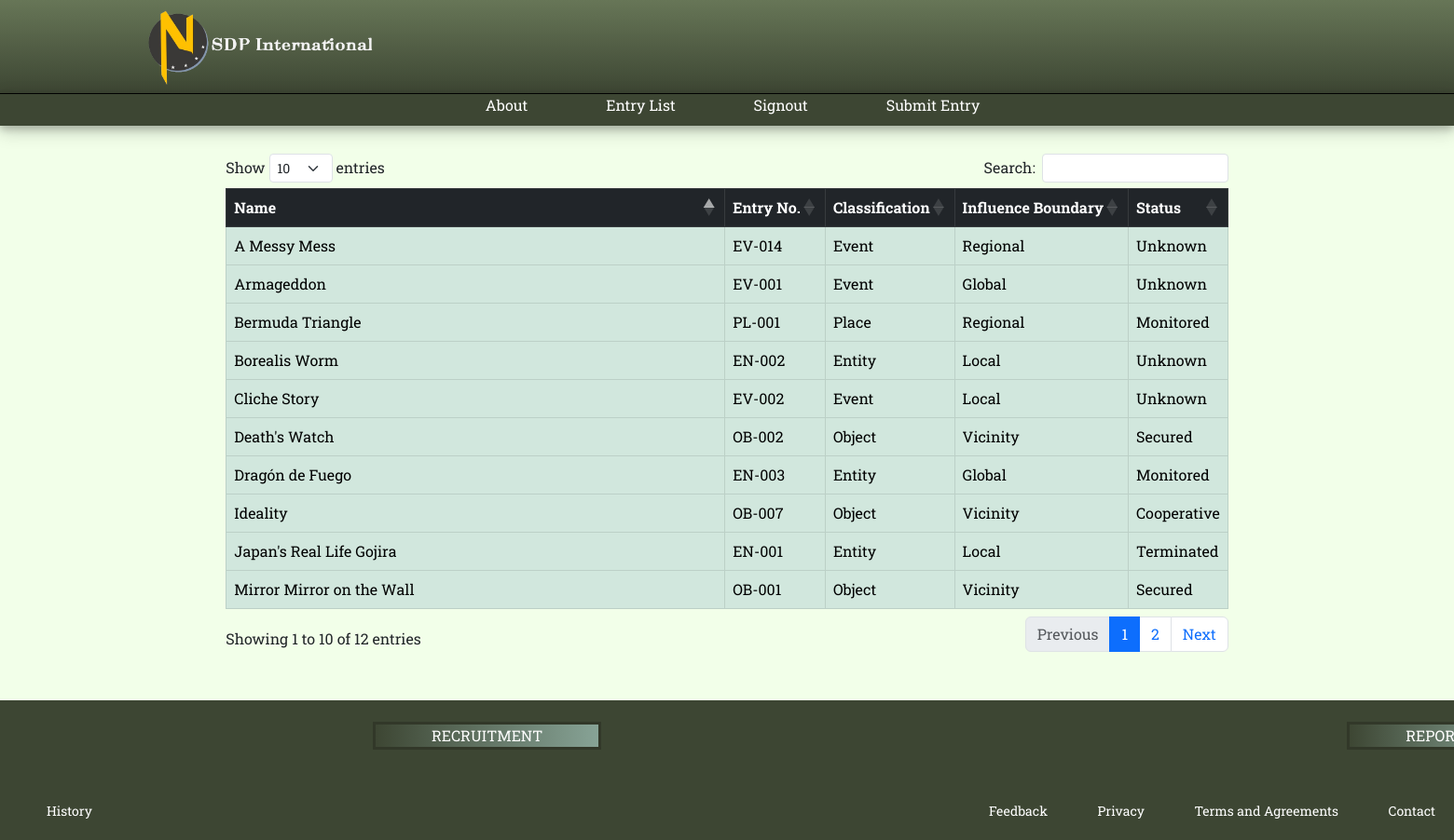
Screenshot of /entryList.php (signed in) with the database file from the repository.
### tables this page shows
CREATE TABLE `entrysubdb` (
  `id` int(11) NOT NULL,
  `name` varchar(255) NOT NULL,
  `location` varchar(255) NOT NULL,
  `title` varchar(255) NOT NULL,
  `report` mediumtext NOT NULL,
  `type` enum('Object','Entity','Event','Place') NOT NULL,
  `threat` enum('Vicinity','Local','Regional','Continental','Global') NOT NULL,
  `status` enum('Unknown','Secured','Cooperative','Terminated','Monitored') NOT NULL,
  `image` text NOT NULL,
  `entryName` varchar(255) NOT NULL
);

### entryList.php (the view, shortened to what this page needs)
<?php
    $conn = mysqli_connect(DB_SERVER, DB_USERNAME, DB_PASSWORD, DB_NAME);
    $query = "SELECT * FROM `entrysubdb`";
    $result = mysqli_query($conn, $query);
?>
<!DOCTYPE html>
<html lang="en">
<head>
    <link rel="stylesheet" href="css/bootstrap.css">
    <link rel="stylesheet" href="https://cdnjs.cloudflare.com/ajax/libs/twitter-bootstrap/5.3.0/css/bootstrap.min.css">
    <link rel="stylesheet" href="https://cdn.datatables.net/1.13.7/css/dataTables.bootstrap5.min.css">
    <link rel="stylesheet" href="base.css">
    <link rel="stylesheet" href="layouts.css">
    <link rel="stylesheet" href="modules.css">
</head>
<body>
    <header>
        <div class="header-border">
            <div class="logo-img">
                <a href="index.php">
                    <img src="images/headerlogo.png" alt="Logo" width="75px">
                </a>
            </div>
        </div>
    </header>
   <header class="header-bottomshape">
        <nav>
            <ul>
                <li>
                    <a href="aboutUs.php">About</a>
                    <a href="entryList.php">Entry List</a>
                    <?php if(isset($_SESSION['loggedon'])) : ?>
                        <a href="database/logout.php" >Signout</a>
                        <a href="entrySubmission.php">Submit Entry</a>
                    <?php endif ?>
                </li>
            </ul>
        </nav>
    </header>
    <main class="main-entryList">
        <div class="modal fade" id="modal-feedback" tabindex="-1" aria-labelledby="exampleModalLabel" aria-hidden="true">
        </div>
        <table id="example" class="table table-hover table-bordered table-success masterlist" style="width:100%">
            <thead>
                <tr class="table-dark">
                    <th>Name</th>
                    <th>Entry No.</th>
                    <th>Classification</th>
                    <th>Influence Boundary</th>
                    <th>Status</th>
                </tr>
            </thead>
            <tbody>
                <tr>
                    <?php while($row = mysqli_fetch_array($result)):; ?>
                    <td><a href="entryTemplate.php?id=<?php echo $row['id'];?>" class="link-list"> <?php echo $row[3];?> </a> </td>
                    <td><?php echo $row[9];?></td>
                    <td><?php echo $row[5];?></td>
                    <td><?php echo $row[6];?></td>
                    <td><?php echo $row[7];?></td>
                </tr>
                    <?php endwhile;?>
            </tbody>
        </table>
    </main>
    <footer>
        <div class="footer-top">
            <a href="recruitment.php" class="btn btn-info link" role="button">RECRUITMENT</a>
            <a href="#" class="btn btn-info link" role="button" data-bs-toggle="modal" data-bs-target="#modal-report">REPORT</a>
        </div>
        <div class="footer-bottom-left">
            <a href="history.php">History</a>
        </div>
        <div class="footer-bottom">
            <a href="#" data-bs-toggle="modal" data-bs-target="#modal-feedback">Feedback</a>
            <a href="privacy.php">Privacy</a>
            <a href="termsAndAgreements.php">Terms and Agreements</a>
            <a href="contactUs.php">Contact</a>
        </div>
    </footer>
</body>
</html>

### base.css (style rules this page uses)
* { margin: 0; padding: 0; box-sizing: border-box; }
body { background-color: #F2FFE9; font-family: 'Roboto Slab',system-ui, -apple-system, BlinkMacSystemFont, 'Segoe UI', Roboto, Oxygen, Ubuntu, Cantarell, 'Open Sans', 'Helvetica Neue', sans-serif; }

### layouts.css (style rules this page uses)
header { height: 100px; background: rgb(103,118,87); background: linear-gradient( rgba(103,118,87,1) 0%, rgba(61,70,51,1) 100%); display: flex; justify-content: space-around; align-items: center; flex-wrap: wrap; border: black; }
.header-border { width: 100%; display: flex; justify-content: space-evenly; align-self: center; flex-wrap: wrap; }
.logo-img { display: flex; justify-content: left; margin-right: auto; margin-left: 10%; }
.logo-img a { width: 100px; justify-content: left; }
.logo-img a img { width: 250px; justify-content: left; }
header nav ul { display: flex; list-style-type: none; }
header nav ul a { text-decoration: none; color: white; margin-right: 20px; font-size: 15px; }
.header-bottomshape { background: #3D4633; height: 35px; border-top: black solid 1px; display: flex; align-items: center; margin-bottom: 30px; box-shadow: 0 4px 8px 0 rgba(0, 0, 0, 0.2), 0 6px 20px 0 rgba(0, 0, 0, 0.19); }
.header-bottomshape li a { font-size: 16px; padding: 5px 30px 5px 30px; }
footer { margin-top: 50px; height: 150px; width: 100%; background-color: #3D4633; display: flex; justify-content: flex-end; align-items: center; flex-wrap: wrap; border: black; position: absolute; }
.link { border: rgb(50, 56, 41) solid; border-radius: 0; height: 30px; padding: 0 60px; margin-top: 10px; margin-right: 400px; margin-left: 400px; color: white; background: rgb(61,70,51); background: linear-gradient(90deg, rgba(61,70,51,1) 0%, rgba(135,163,150,1) 100%); }
footer a { color: white; margin-left: 50px; text-decoration: none; }
.footer-top { display: flex; justify-content: space-evenly; font-family: 'Roboto Slab'; margin-top: 10px; width: 100%; height: 40px; width: 100%; }
.footer-bottom-left { font-size: 14px; margin: 0; text-align: left; padding-right: 20px; padding-top: 50px; width: 50%; height: 90px; font-family: 'Roboto Slab'; }
.footer-bottom { font-size: 14px; margin: 0; text-align: right; padding-right: 20px; padding-top: 50px; width: 50%; height: 90px; font-family: 'Roboto Slab'; }
.main-entryList { display: flex; min-height: calc(100vh - 265px); width: 80%; justify-content: center; margin: auto; }

### modules.css (style rules this page uses)
.masterlist a { text-decoration: none; }
.masterlist th:nth-child(1) { width: 500px; }
th:nth-child(1) { width:250px; }
.link-list { color: black; }

### rows the page displays
entrysubdb: title "Mirror Mirror on the Wall", entryName "OB-001", type "Object", threat "Vicinity", status "Secured"
entrysubdb: title "A Messy Mess", entryName "EV-014", type "Event", threat "Regional", status "Unknown"
entrysubdb: title "Borealis Worm", entryName "EN-002", type "Entity", threat "Local", status "Unknown"
entrysubdb: title "Dragón de Fuego", entryName "EN-003", type "Entity", threat "Global", status "Monitored"
entrysubdb: title "Armageddon", entryName "EV-001", type "Event", threat "Global", status "Unknown"
entrysubdb: title "Bermuda Triangle", entryName "PL-001", type "Place", threat "Regional", status "Monitored"
entrysubdb: title "Japan's Real Life Gojira", entryName "EN-001", type "Entity", threat "Local", status "Terminated"
entrysubdb: title "Death's Watch", entryName "OB-002", type "Object", threat "Vicinity", status "Secured"
entrysubdb: title "Ideality", entryName "OB-007", type "Object", threat "Vicinity", status "Cooperative"
entrysubdb: title "Cliche Story", entryName "EV-002", type "Event", threat "Local", status "Unknown"
